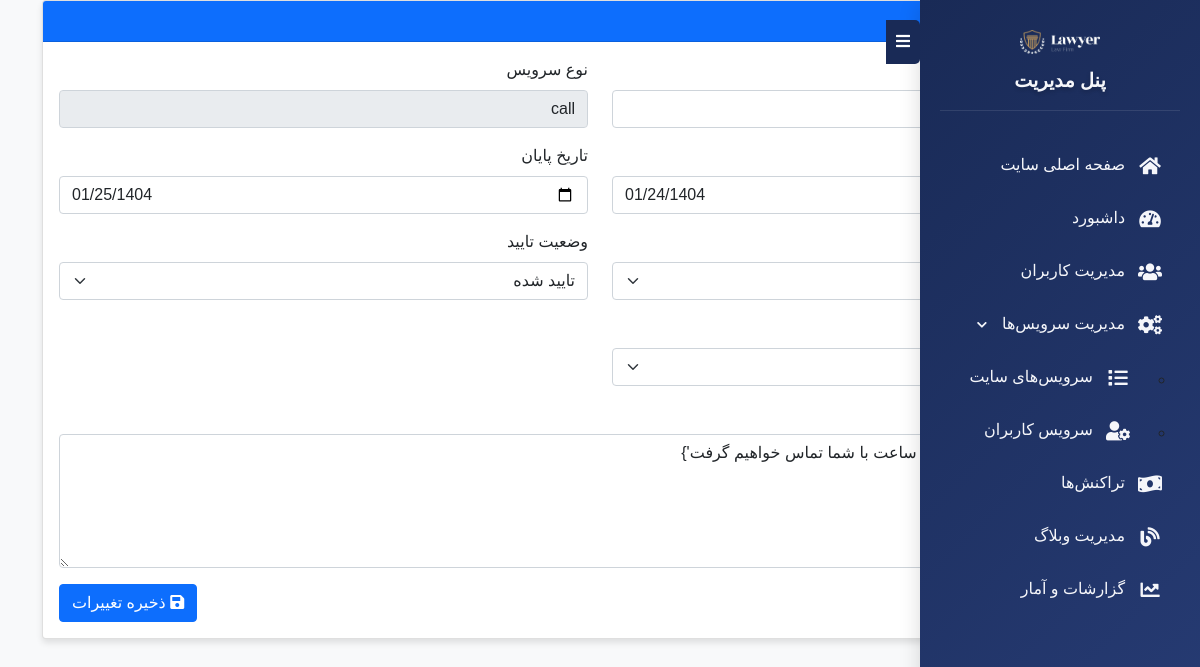
The page /adminpanel/admin-userupdate-service/1/ (signed in) on the database as committed earlier.
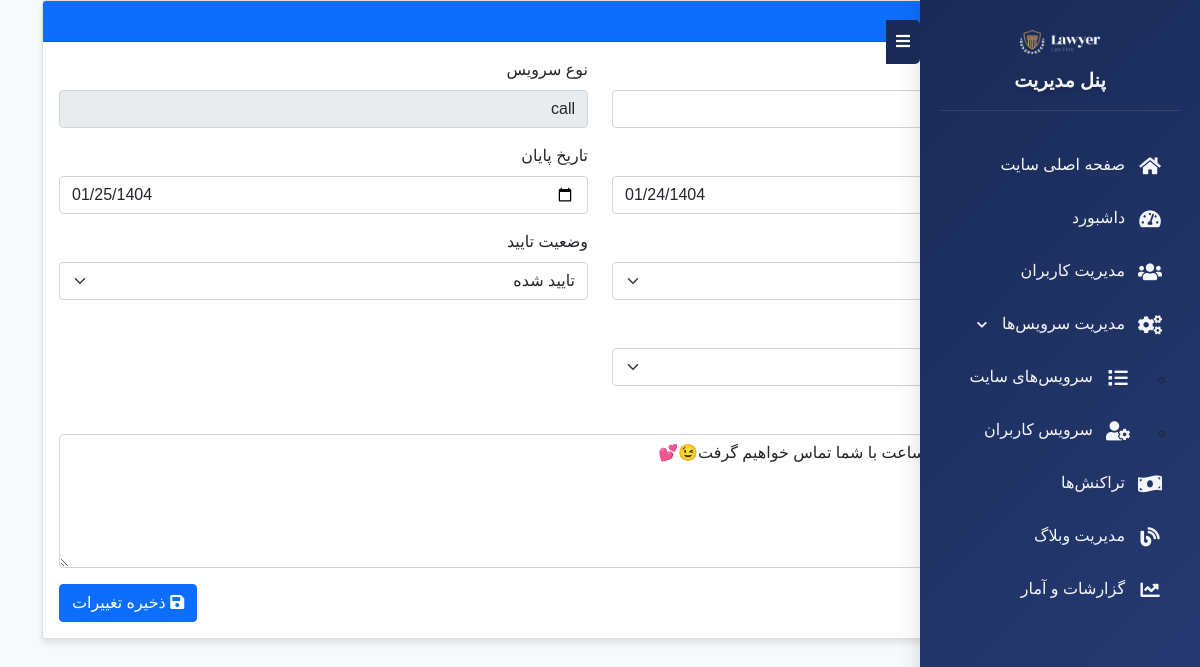
The same page on the database as committed later.
### service/models.py (models this page shows)
class UserServiceRequest(models.Model):
    user = models.ForeignKey(Client, on_delete=models.CASCADE)
    service = models.ForeignKey(Service, on_delete=models.CASCADE)
    start_date = models.DateTimeField()
    end_date = models.DateTimeField()
    title = models.CharField(max_length=500,null=True,blank=True)
    description = models.TextField(null=True, blank=True)
    is_active = models.BooleanField(default=True)
    is_accepted = models.BooleanField(default=False)
    is_paid = models.BooleanField(default=False)
    created_at = models.DateTimeField(default=timezone.now)
    attachment = models.FileField(upload_to='service_attachments/', null=True, blank=True,
                                validators=[FileExtensionValidator(allowed_extensions=['jpg', 'jpeg', 'png', 'pdf', 'doc', 'docx','zip'])])  # حداکثر حجم 50 مگابایت

class Service(models.Model):
    SERVICE_CHOICES = [
        ('call', 'تماس تلفنی'),
        ('text', 'پیام متنی'),
        ('complaint', 'تنظیم شکایت'),
        ('ekhtesasi', 'اختصاصی'),
    ]
    name = models.CharField(max_length=20, choices=SERVICE_CHOICES)
    price = models.IntegerField()

### users/admin/admin_panel.py (the view, shortened to what this page needs)
# urls.py: path('admin-userupdate-service/<int:id>/', admin_userupdate_service, name='admin_userupdate_service'),
@login_required
@user_passes_test(is_admin)
def admin_userupdate_service(request, id):
        service = UserServiceRequest.objects.get(id=id)
        context = {
            'service': service,
        }
        return render(request, 'users/admin_userupdate_service.html', context)

### users/admin/admin_panel.py (called while the page is built)
def is_admin(user):
    return user.is_superuser or user.is_staff

### users/templates/users/admin_userupdate_service.html (shortened to what the changed rows need)
<!DOCTYPE html>
<html lang="fa" dir="rtl">
<head>
    <link rel="stylesheet" href="https://cdn.jsdelivr.net/npm/bootstrap@5.0.2/dist/css/bootstrap.rtl.min.css">
    <link rel="stylesheet" href="https://cdnjs.cloudflare.com/ajax/libs/font-awesome/5.15.4/css/all.min.css">
</head>
<body>
    {% load static %}
    <div class="admin-panel">
        {% include "users/admin_sidebar.html" %}
        <div class="container">
            <div class="card">
                <div class="card-body">
                    <form method="POST" action="{% url 'admin_userupdate_service' service.id %}">
                        <div class="row mb-3">
                            <div class="col-md-6">
                                <label for="title" class="form-label">موضوع</label>
                                <input type="text" class="form-control" id="title" name="title"
                                    value="{{ service.title }}" required>
                            </div>
                            <div class="col-md-6">
                                <label for="service_type" class="form-label">نوع سرویس</label>
                                <input type="text" class="form-control" id="service_type"
                                    value="{{ service.service.name }}" disabled>
                            </div>
                        </div>
                        <div class="row mb-3">
                            <div class="col-md-6">
                                <label for="start_date" class="form-label">تاریخ شروع</label>
                                <input type="date" class="form-control" id="start_date" name="start_date"
                                    value="{{ service.start_date|date:'Y-m-d' }}" required>
                            </div>
                            <div class="col-md-6">
                                <label for="end_date" class="form-label">تاریخ پایان</label>
                                <input type="date" class="form-control" id="end_date" name="end_date"
                                    value="{{ service.end_date|date:'Y-m-d' }}" required>
                            </div>
                        </div>
                        <div class="row mb-3">
                            <div class="col-md-6">
                                <label for="is_active" class="form-label">وضعیت</label>
                                <select class="form-select" id="is_active" name="is_active">
                                    <option value="1" {% if service.is_active %}selected{% endif %}>فعال</option>
                                    <option value="0" {% if not service.is_active %}selected{% endif %}>غیرفعال</option>
                                </select>
                            </div>
                            <div class="col-md-6">
                                <label for="is_accepted" class="form-label">وضعیت تایید</label>
                                <select class="form-select" id="is_accepted" name="is_accepted">
                                    <option value="1" {% if service.is_accepted %}selected{% endif %}>تایید شده</option>
                                </select>
                            </div>
                        </div>
                        <div class="row mb-3">
                            <div class="col-md-6">
                                <label for="is_paid" class="form-label">وضعیت پرداخت</label>
                                <select class="form-select" id="is_paid" name="is_paid">
                                    <option value="0" {% if not service.is_paid %}selected{% endif %}>پرداخت نشده</option>
                                </select>
                            </div>
                        </div>
                        <div class="mb-3">
                            <label for="description" class="form-label">توضیحات</label>
                            <textarea class="form-control" id="description" name="description"
                                rows="5">{{ service.description }}</textarea>
                        </div>
                    </form>
                </div>
            </div>
        </div>
    </div>
</body>
</html>

Rows that differ between the two databases and show on the page:
changed UserServiceRequest "تماس تلفنی": is_active "غیرفعال" → "فعال"; description "{'در زمان 19:14:00 و به مدت 2 ساعت با شما تماس خواهیم گرفت'}" → "در زمان 19:14:00 و به مدت 2 ساعت با شما تماس خواهیم گرفت😉💕"
